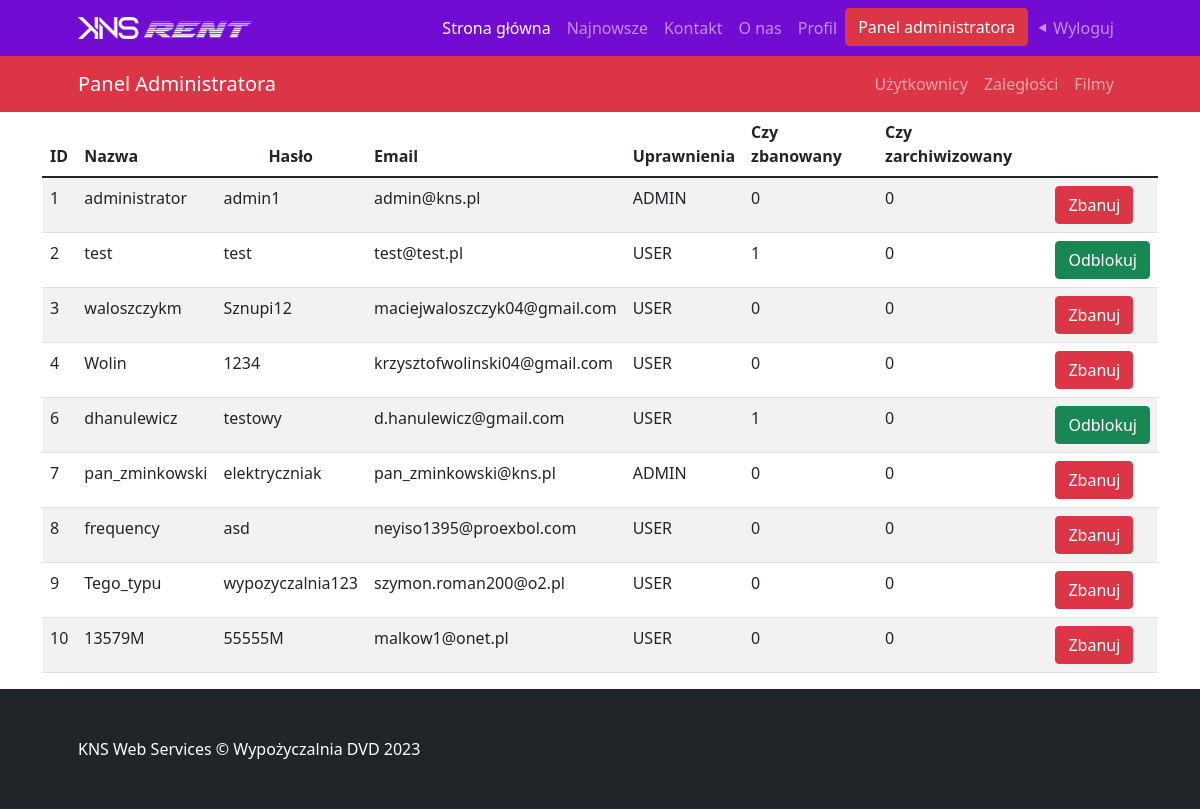
/pages/userList.php (signed in), run on the app's committed database.
### tables this page shows
CREATE TABLE `users` (
  `id` int(11) NOT NULL,
  `username` varchar(30) NOT NULL,
  `password` varchar(30) NOT NULL,
  `email` varchar(60) NOT NULL,
  `privileges` varchar(5) NOT NULL,
  `is_banned` tinyint(1) NOT NULL,
  `is_archived` tinyint(1) NOT NULL,
  `is_active` tinyint(1) NOT NULL,
  `activation_code` varchar(6) NOT NULL
);

### pages/userList.php (the view, shortened to what this page needs)
<!DOCTYPE html>
<html lang="pl">
<head>
    <link href="../css/styles.css" rel="stylesheet" />
    <link href="../css/styles_2.css" rel="stylesheet" />
</head>
<body class="d-flex flex-column min-vh-100">
<?php
    $conn=new mysqli('localhost:3306', USER, PASSWD, DBNAME);
    $res=$conn->query("SELECT * FROM users")->fetch_all(MYSQLI_ASSOC);
    ?>
    <?php include "../php/header.php" ?>
    <nav class="navbar navbar-expand-lg navbar-dark bg-danger">
        <div class="container px-5">
            <a class="navbar-brand" href="adminBoard.php">Panel Administratora</a>
            <div class="collapse navbar-collapse" id="navbarSupportedContent">
                <ul class="navbar-nav ms-auto mb-2 mb-lg-0">
                    <li class="nav-item"><a class="nav-link" href="userList.php">Użytkownicy</a></li>
                    <li class="nav-item"><a class="nav-link" href="overdue.php">Zaległości</a></li>
                    <li class="nav-item"><a class="nav-link" href="movieList.php">Filmy</a></li>
                </ul>
            </div>
        </div>
    </nav>
    <div class="container bootstrap snippets bootdey">
        <div class="row">
            <div class="col-lg-12">
                <div class="main-box no-header clearfix">
                    <div class="main-box-body clearfix">
                        <div class="table-responsive">
                            <table class="table user-list table-striped">
                                <thead>
                                    <tr>
                                    <th><span>ID</span></th>
                                    <th><span>Nazwa</span></th>
                                    <th class="text-center"><span>Hasło</span></th>
                                    <th><span>Email</span></th>
                                    <th><span>Uprawnienia</span></th>
                                    <th><span>Czy zbanowany</span></th>
                                    <th><span>Czy zarchiwizowany</span></th>
                                    <th>&nbsp;</th>
                                    </tr>
                                </thead>
                                <?php
                                foreach($res as $part){
                                ?>
                                <tr>
                                    <td><?=$part["id"]?></td>
                                    <td><?=$part["username"]?></td>
                                    <td><?=$part["password"]?></td>
                                    <td><?=$part["email"]?></td>
                                    <td><?=$part["privileges"]?></td>
                                    <td><?=$part["is_banned"]?></td>
                                    <td><?=$part["is_archived"]?></td>
                                    <?php
                                        if ($part["is_banned"]==0)
                                        {
                                            ?><td><a href="?id='<?=$part["id"]?>'" class="btn btn-danger" role="button">Zbanuj</a></td><?php
                                        }
                                        else
                                        {
                                            ?><td><a href="?forgive='<?=$part["id"]?>'" class="btn btn-success" role="button">Odblokuj</a></td><?php
                                        }
                                ?></tr>
                                <?php } ?>
                            </table>
                        </div>
                    </div>
                </div>
            </div>
        </div>
    </div>
    <footer class="py-5 bg-dark navbar mt-auto">
        <div class="container px-4 px-lg-5"><p class="m-0 text-center text-white">KNS Web Services &copy; Wypożyczalnia DVD 2023</p></div>
    </footer>
</body>
</html>

### data on the page
users: id "1", username "administrator", password "admin1", email "admin@kns.pl", privileges "ADMIN", is_banned "0", is_archived "0"
users: id "2", username "test", password "test", email "test@test.pl", privileges "USER", is_banned "1", is_archived "0"
users: id "3", username "waloszczykm", password "Sznupi12", email "maciejwaloszczyk04@gmail.com", privileges "USER", is_banned "0", is_archived "0"
users: id "4", username "Wolin", password "1234", email "krzysztofwolinski04@gmail.com", privileges "USER", is_banned "0", is_archived "0"
users: id "6", username "dhanulewicz", password "testowy", email "d.hanulewicz@gmail.com", privileges "USER", is_banned "1", is_archived "0"
users: id "7", username "pan_zminkowski", password "elektryczniak", email "pan_zminkowski@kns.pl", privileges "ADMIN", is_banned "0", is_archived "0"
users: id "8", username "frequency", password "asd", email "neyiso1395@proexbol.com", privileges "USER", is_banned "0", is_archived "0"
users: id "9", username "Tego_typu", password "wypozyczalnia123", email "szymon.roman200@o2.pl", privileges "USER", is_banned "0", is_archived "0"
users: id "10", username "13579M", password "55555M", email "malkow1@onet.pl", privileges "USER", is_banned "0", is_archived "0"
